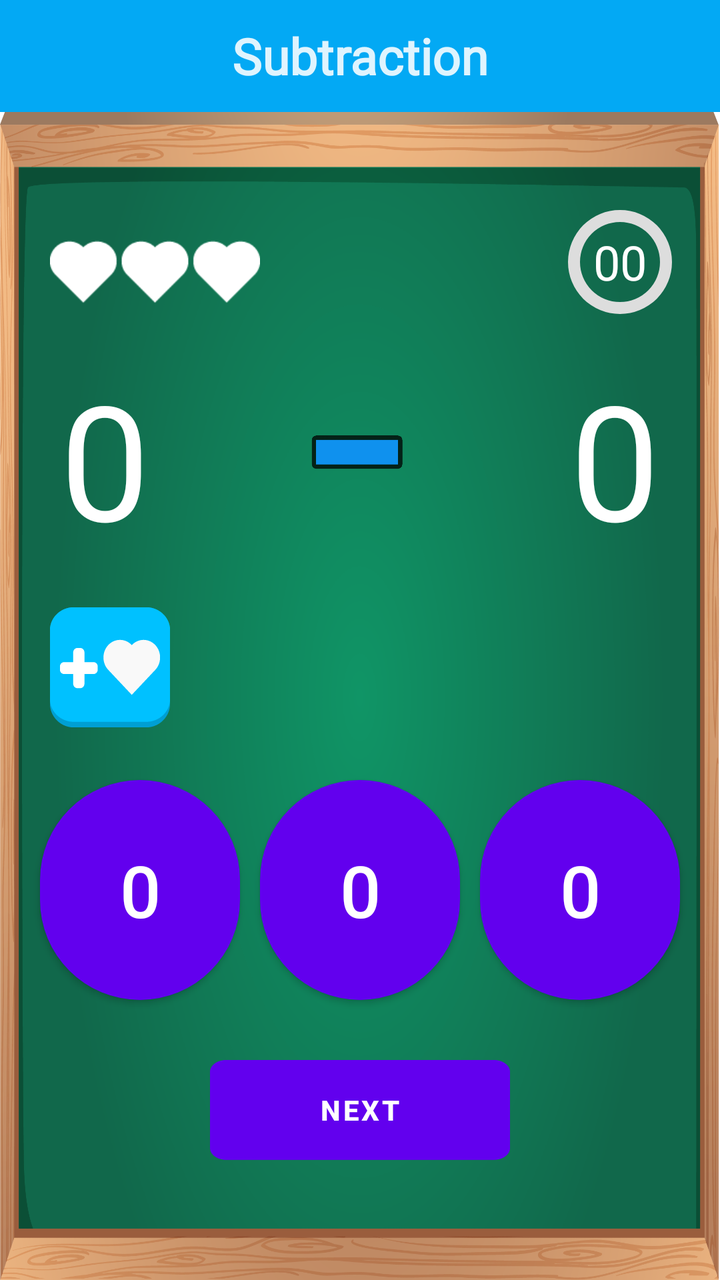
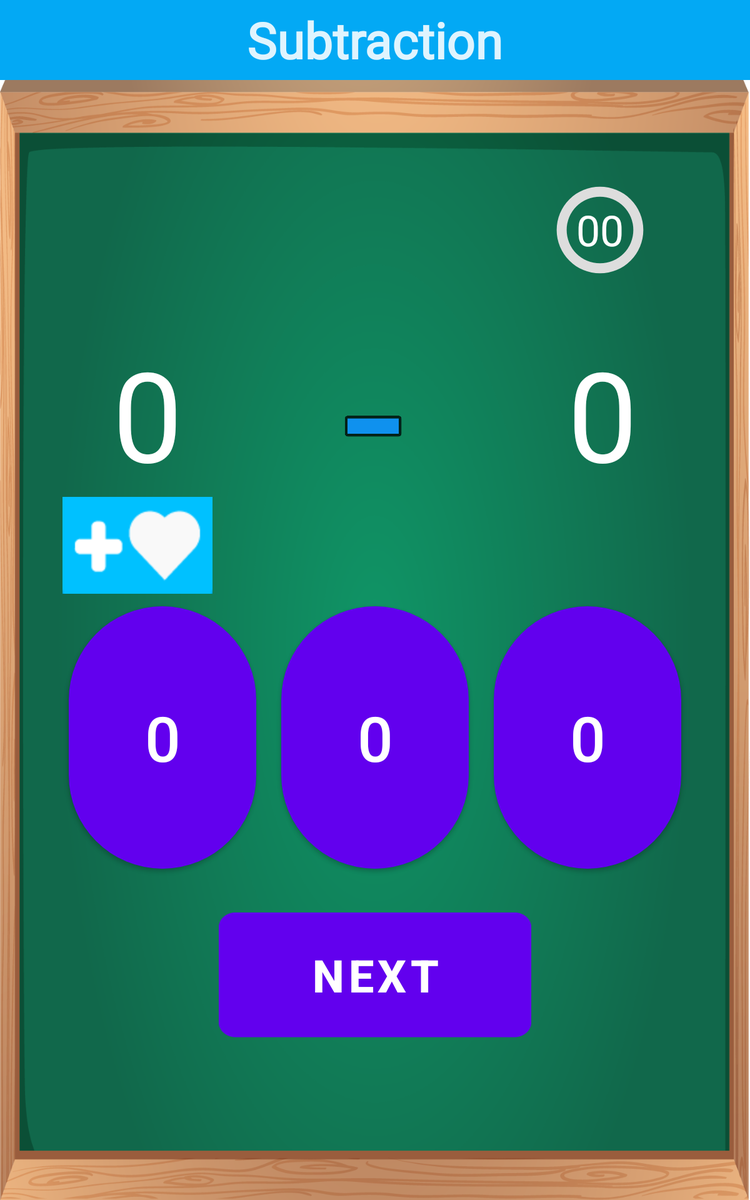

First picture: res/layout/ on a phone held upright. Second picture: the repository's own variant of that layout, on a device whose configuration matches the variant's folder. Source for both follows.
<!-- AndroidManifest.xml: application theme AppTheme -->
<!-- res/layout/restas_juego.xml -->
<?xml version="1.0" encoding="utf-8"?>
<FrameLayout xmlns:android="http://schemas.android.com/apk/res/android"
    xmlns:app="http://schemas.android.com/apk/res-auto"
    xmlns:tools="http://schemas.android.com/tools"
    android:layout_width="match_parent"
    android:layout_height="match_parent"
    tools:context=".Fragments.Restas">

    <androidx.constraintlayout.widget.ConstraintLayout
        android:layout_width="match_parent"
        android:layout_height="match_parent">

        <androidx.appcompat.widget.Toolbar
            android:id="@+id/my_toolbar"
            android:layout_width="match_parent"
            android:layout_height="?attr/actionBarSize"
            android:background="@color/colorPrimary"
            android:theme="@style/ThemeOverlay.AppCompat.ActionBar"
            app:layout_constraintEnd_toEndOf="parent"
            app:layout_constraintStart_toStartOf="parent"
            app:layout_constraintTop_toTopOf="parent"
            app:popupTheme="@style/ThemeOverlay.AppCompat.Light">

            <TextView
                android:id="@+id/toolbar"
                android:layout_width="wrap_content"
                android:layout_height="wrap_content"
                android:layout_gravity="center"
                android:fontFamily="@font/fredoka_one"
                android:text="@string/rest"
                android:textColor="#DFFFFFFF"
                android:textSize="25sp"
                android:textStyle="bold"
                tools:layout_editor_absoluteX="189dp"
                tools:layout_editor_absoluteY="18dp" />

        </androidx.appcompat.widget.Toolbar>

        <RelativeLayout
            android:layout_width="0dp"
            android:layout_height="0dp"
            android:background="@drawable/fondojuego"
            app:layout_constraintBottom_toBottomOf="parent"
            app:layout_constraintEnd_toEndOf="parent"
            app:layout_constraintStart_toStartOf="parent"
            app:layout_constraintTop_toBottomOf="@id/my_toolbar">

            <ImageView
                android:id="@+id/iv_corazones"
                android:layout_width="110dp"
                android:layout_height="50dp"
                android:layout_alignParentStart="true"
                android:layout_alignParentTop="true"
                android:layout_marginStart="25dp"
                android:layout_marginTop="55dp"
                android:layout_marginEnd="150dp"
                android:layout_toStartOf="@+id/time_progress"
                android:contentDescription="@string/app_name"
                android:src="@drawable/lifes_3" />

            <ProgressBar
                android:id="@+id/time_progress"
                style="?android:attr/progressBarStyle"
                android:layout_width="60dp"
                android:layout_height="60dp"
                android:layout_alignParentTop="true"
                android:layout_alignParentEnd="true"
                android:layout_marginTop="45dp"
                android:layout_marginEnd="20dp"
                android:indeterminateOnly="false"
                android:max="30"
                android:progressDrawable="@drawable/circular"
                android:rotation="-90">

            </ProgressBar>

            <TextView
                android:id="@+id/tempo"
                android:layout_width="wrap_content"
                android:layout_height="wrap_content"
                android:layout_alignStart="@+id/time_progress"
                android:layout_alignTop="@+id/time_progress"
                android:layout_alignEnd="@+id/time_progress"
                android:layout_alignBottom="@+id/time_progress"
                android:fontFamily="@font/fredoka_one"
                android:gravity="center"
                android:text="@string/time"
                android:textColor="#FFFFFF"
                android:textSize="24sp" />

            <TextView
                android:id="@+id/imageView_NumUno"
                android:layout_width="wrap_content"
                android:layout_height="wrap_content"
                android:layout_alignParentStart="true"
                android:layout_alignParentTop="true"
                android:layout_marginStart="30dp"
                android:layout_marginTop="120dp"
                android:contentDescription="@string/app_name"
                android:fontFamily="@font/fredoka_one"
                android:gravity="center"
                android:text="@string/btn_respuesta"
                android:textColor="#FFFFFF"
                android:textSize="80sp" />

            <ImageView
                android:id="@+id/imageView_signo"
                android:layout_width="110dp"
                android:layout_height="110dp"
                android:layout_alignBottom="@+id/imageView_NumUno"
                android:layout_centerHorizontal="true"
                android:contentDescription="@string/app_name"
                app:srcCompat="@drawable/resta" />


            <TextView
                android:id="@+id/imageView_NumDos"
                android:layout_width="wrap_content"
                android:layout_height="wrap_content"
                android:layout_alignTop="@+id/imageView_NumUno"
                android:layout_alignParentEnd="true"
                android:layout_marginTop="0dp"
                android:layout_marginEnd="30dp"
                android:contentDescription="@string/app_name"
                android:fontFamily="@font/fredoka_one"
                android:gravity="center"
                android:text="@string/btn_respuesta"
                android:textColor="#FFFFFF"
                android:textSize="80sp"
                tools:ignore="RelativeOverlap" />

            <LinearLayout
                android:layout_width="match_parent"
                android:layout_height="100dp"
                android:layout_above="@+id/container"
                android:layout_below="@+id/imageView_signo"
                android:layout_alignParentStart="true"
                android:layout_alignParentEnd="true"
                android:foregroundGravity="center_vertical"
                android:gravity="center_vertical"
                android:orientation="vertical">

                <ImageButton
                    android:id="@+id/moreLifes_btn"
                    android:layout_width="wrap_content"
                    android:layout_height="wrap_content"
                    android:layout_gravity="center_vertical"
                    android:layout_marginStart="25dp"
                    android:background="#00FFFFFF"
                    android:contentDescription="@string/app_name"
                    android:src="@drawable/corazon" />
            </LinearLayout>

            <LinearLayout
                android:id="@+id/container"
                android:layout_width="match_parent"
                android:layout_height="wrap_content"
                android:layout_alignParentStart="true"
                android:layout_alignParentEnd="true"
                android:layout_alignParentBottom="true"
                android:layout_marginBottom="60dp"
                android:orientation="vertical">

                <LinearLayout
                    android:id="@+id/linear"
                    android:layout_width="match_parent"
                    android:layout_height="wrap_content"
                    android:orientation="horizontal"
                    android:paddingStart="15dp"
                    android:paddingEnd="15dp">

                    <Button
                        android:id="@+id/R1"
                        android:layout_width="90dp"
                        android:layout_height="110dp"
                        android:layout_margin="5dp"
                        android:layout_weight="1"
                        android:background="@drawable/button_round"
                        android:text="@string/btn_respuesta"
                        android:textColor="#FFFFFF"
                        android:textSize="36sp" />

                    <Button
                        android:id="@+id/R2"
                        android:layout_width="90dp"
                        android:layout_height="110dp"
                        android:layout_margin="5dp"
                        android:layout_weight="1"
                        android:background="@drawable/button_round"
                        android:text="@string/btn_respuesta"
                        android:textColor="#FFFFFF"
                        android:textSize="36sp" />

                    <Button
                        android:id="@+id/R3"
                        android:layout_width="90dp"
                        android:layout_height="110dp"
                        android:layout_margin="5dp"
                        android:layout_weight="1"
                        android:background="@drawable/button_round"
                        android:text="@string/btn_respuesta"
                        android:textColor="#FFFFFF"
                        android:textSize="36sp" />

                </LinearLayout>

                <LinearLayout
                    android:layout_width="match_parent"
                    android:layout_height="wrap_content"
                    android:layout_marginTop="5dp"
                    android:gravity="center"
                    android:orientation="vertical">

                    <Button
                        android:id="@+id/btnSiguiente"
                        android:layout_width="150dp"
                        android:layout_height="50dp"
                        android:layout_marginTop="20dp"
                        android:background="@drawable/btn_lv3"
                        android:text="@string/siguiente"
                        android:textColor="#FFFFFF"
                        android:textStyle="bold" />
                </LinearLayout>

            </LinearLayout>

        </RelativeLayout>
    </androidx.constraintlayout.widget.ConstraintLayout>

    <FrameLayout
        android:id="@+id/bannerContainer"
        android:layout_width="match_parent"
        android:layout_height="wrap_content"
        android:layout_gravity="bottom|center|center_horizontal|center_vertical"
        android:gravity="bottom"
        android:visibility="visible">
    </FrameLayout>


</FrameLayout>
<!-- resources referenced by this layout -->
<resources>
  <color name="colorPrimary">#03A9F4</color>
  <!-- drawable btn_lv3: png bitmap (drawable-hdpi, 1588 bytes) -->
  <!-- drawable button_round (drawable) -->
  <?xml version="1.0" encoding="utf-8"?>
  <shape xmlns:android="http://schemas.android.com/apk/res/android">
  
      <corners
          android:radius="100dp"/>
  <solid
      android:color="#03A9F4">
  
  </solid>
  
  </shape>
  <!-- drawable circular (drawable) -->
  <?xml version="1.0" encoding="utf-8"?>
  <layer-list xmlns:android="http://schemas.android.com/apk/res/android">
      <item>
          <shape
              android:shape="ring"
              android:thicknessRatio="10"
              android:useLevel="false">
              <solid android:color="#DDD" />
          </shape>
      </item>
      <item>
          <rotate
              android:fromDegrees="270"
              android:toDegrees="270">
              <shape
                  android:shape="ring"
                  android:thicknessRatio="10"
                  android:useLevel="true">
                  <solid android:color="@color/white" />
              </shape>
          </rotate>
      </item>
  </layer-list>
  <!-- drawable corazon: png bitmap (drawable-hdpi, 1764 bytes) -->
  <!-- drawable fondojuego: png bitmap (drawable-hdpi, 148489 bytes) -->
  <!-- drawable lifes_3: png bitmap (drawable-mdpi, 1078 bytes) -->
  <!-- drawable resta: png bitmap (drawable, 4901 bytes) -->
  <string name="app_name">Sums and Rest</string>
  <string name="btn_respuesta" translatable="false">0</string>
  <string name="rest">Subtraction</string>
  <string name="siguiente">Next</string>
  <string name="time" translatable="false">00</string>
  <color name="white">#FFFFFF</color>
</resources>
<!-- res/layout-large/restas_juego.xml (the repository's variant of the layout above) -->
<!-- drawn on a 7-inch tablet held upright -->
<?xml version="1.0" encoding="utf-8"?>
<FrameLayout xmlns:android="http://schemas.android.com/apk/res/android"
    xmlns:app="http://schemas.android.com/apk/res-auto"
    xmlns:tools="http://schemas.android.com/tools"
    android:layout_width="match_parent"
    android:layout_height="match_parent"
    tools:context=".Fragments.Restas">

    <androidx.constraintlayout.widget.ConstraintLayout
        android:layout_width="match_parent"
        android:layout_height="match_parent">

        <androidx.appcompat.widget.Toolbar
            android:id="@+id/my_toolbar"
            android:layout_width="match_parent"
            android:layout_height="?attr/actionBarSize"
            android:background="@color/colorPrimary"
            android:theme="@style/ThemeOverlay.AppCompat.ActionBar"
            app:layout_constraintEnd_toEndOf="parent"
            app:layout_constraintStart_toStartOf="parent"
            app:layout_constraintTop_toTopOf="parent"
            app:popupTheme="@style/ThemeOverlay.AppCompat.Light">

            <TextView
                android:id="@+id/toolbar"
                android:layout_width="wrap_content"
                android:layout_height="wrap_content"
                android:layout_gravity="center"
                android:fontFamily="@font/fredoka_one"
                android:text="@string/rest"
                android:textColor="#DFFFFFFF"
                android:textSize="40sp"
                android:textStyle="bold"
                tools:layout_editor_absoluteX="189dp"
                tools:layout_editor_absoluteY="18dp" />

        </androidx.appcompat.widget.Toolbar>

        <RelativeLayout
            android:layout_width="0dp"
            android:layout_height="0dp"
            android:background="@drawable/fondojuego"
            app:layout_constraintBottom_toBottomOf="parent"
            app:layout_constraintEnd_toEndOf="parent"
            app:layout_constraintStart_toStartOf="parent"
            app:layout_constraintTop_toBottomOf="@id/my_toolbar">

            <ImageView
                android:id="@+id/iv_corazones"
                android:layout_width="300dp"
                android:layout_height="70dp"
                android:layout_alignParentStart="true"
                android:layout_alignParentTop="true"
                android:layout_marginStart="45dp"
                android:layout_marginTop="85dp"
                android:layout_marginEnd="425dp"
                android:layout_toStartOf="@+id/time_progress"
                android:contentDescription="@string/app_name"
                android:src="@drawable/lifes_3" />

            <ProgressBar
                android:id="@+id/time_progress"
                style="?android:attr/progressBarStyle"
                android:layout_width="80dp"
                android:layout_height="80dp"
                android:layout_alignParentTop="true"
                android:layout_alignParentEnd="true"
                android:layout_marginTop="80dp"
                android:layout_marginEnd="80dp"
                android:indeterminateOnly="false"
                android:max="30"
                android:progressDrawable="@drawable/circular"
                android:rotation="-90">

            </ProgressBar>

            <TextView
                android:id="@+id/tempo"
                android:layout_width="wrap_content"
                android:layout_height="wrap_content"
                android:layout_alignStart="@+id/time_progress"
                android:layout_alignTop="@+id/time_progress"
                android:layout_alignEnd="@+id/time_progress"
                android:layout_alignBottom="@+id/time_progress"
                android:fontFamily="@font/fredoka_one"
                android:gravity="center"
                android:text="@string/time"
                android:textColor="#FFFFFF"
                android:textSize="34sp" />

            <TextView
                android:id="@+id/imageView_NumUno"
                android:layout_width="wrap_content"
                android:layout_height="wrap_content"
                android:layout_alignParentStart="true"
                android:layout_alignParentTop="true"
                android:layout_marginStart="90dp"
                android:layout_marginTop="200dp"
                android:contentDescription="@string/app_name"
                android:fontFamily="@font/fredoka_one"
                android:gravity="center"
                android:text="@string/btn_respuesta"
                android:textColor="#FFFFFF"
                android:textSize="100sp" />

            <ImageView
                android:id="@+id/imageView_signo"
                android:layout_width="110dp"
                android:layout_height="110dp"
                android:layout_alignBottom="@+id/imageView_NumUno"
                android:layout_centerHorizontal="true"
                android:contentDescription="@string/app_name"
                app:srcCompat="@drawable/resta" />


            <TextView
                android:id="@+id/imageView_NumDos"
                android:layout_width="wrap_content"
                android:layout_height="wrap_content"
                android:layout_alignTop="@+id/imageView_NumUno"
                android:layout_alignParentEnd="true"
                android:layout_marginTop="0dp"
                android:layout_marginEnd="90dp"
                android:contentDescription="@string/app_name"
                android:fontFamily="@font/fredoka_one"
                android:gravity="center"
                android:text="@string/btn_respuesta"
                android:textColor="#FFFFFF"
                android:textSize="100sp"
                tools:ignore="RelativeOverlap" />

            <LinearLayout
                android:layout_width="match_parent"
                android:layout_height="100dp"
                android:layout_above="@+id/container"
                android:layout_below="@+id/imageView_signo"
                android:layout_alignParentStart="true"
                android:layout_alignParentEnd="true"
                android:foregroundGravity="center_vertical"
                android:gravity="center_vertical"
                android:orientation="vertical">

                <ImageView
                    android:id="@+id/moreLifes_btn"
                    android:layout_width="120dp"
                    android:layout_height="120dp"
                    android:layout_gravity="center_vertical"
                    android:layout_marginStart="50dp"
                    android:contentDescription="@string/app_name"
                    android:src="@drawable/corazon"
                    tools:src="@drawable/corazon" />
            </LinearLayout>

            <LinearLayout
                android:id="@+id/container"
                android:layout_width="match_parent"
                android:layout_height="wrap_content"
                android:layout_alignParentStart="true"
                android:layout_alignParentEnd="true"
                android:layout_alignParentBottom="true"
                android:layout_marginStart="30dp"
                android:layout_marginEnd="30dp"
                android:layout_marginBottom="130dp"
                android:orientation="vertical">

                <LinearLayout
                    android:id="@+id/linear"
                    android:layout_width="match_parent"
                    android:layout_height="wrap_content"
                    android:orientation="horizontal"
                    android:paddingStart="15dp"
                    android:paddingEnd="15dp">

                    <Button
                        android:id="@+id/R1"
                        android:layout_width="wrap_content"
                        android:layout_height="210dp"
                        android:layout_margin="10dp"
                        android:layout_weight="1"
                        android:background="@drawable/button_round"
                        android:text="@string/btn_respuesta"
                        android:textColor="#FFFFFF"
                        android:textSize="50sp" />

                    <Button
                        android:id="@+id/R2"
                        android:layout_width="wrap_content"
                        android:layout_height="210dp"
                        android:layout_margin="10dp"
                        android:layout_weight="1"
                        android:background="@drawable/button_round"
                        android:text="@string/btn_respuesta"
                        android:textColor="#FFFFFF"
                        android:textSize="50sp" />

                    <Button
                        android:id="@+id/R3"
                        android:layout_width="wrap_content"
                        android:layout_height="210dp"
                        android:layout_margin="10dp"
                        android:layout_weight="1"
                        android:background="@drawable/button_round"
                        android:text="@string/btn_respuesta"
                        android:textColor="#FFFFFF"
                        android:textSize="50sp" />

                </LinearLayout>

                <LinearLayout
                    android:layout_width="match_parent"
                    android:layout_height="wrap_content"
                    android:layout_marginTop="5dp"
                    android:gravity="center"
                    android:orientation="vertical">

                    <Button
                        android:id="@+id/btnSiguiente"
                        android:layout_width="250dp"
                        android:layout_height="100dp"
                        android:layout_marginTop="20dp"
                        android:background="@drawable/btn_lv3"
                        android:text="@string/siguiente"
                        android:textColor="#FFFFFF"
                        android:textSize="36sp"
                        android:textStyle="bold" />
                </LinearLayout>

            </LinearLayout>

        </RelativeLayout>
    </androidx.constraintlayout.widget.ConstraintLayout>

    <FrameLayout
        android:id="@+id/bannerContainer"
        android:layout_width="match_parent"
        android:layout_height="wrap_content"
        android:layout_gravity="bottom|center|center_horizontal|center_vertical"
        android:gravity="bottom"
        android:visibility="visible">
    </FrameLayout>


</FrameLayout>
